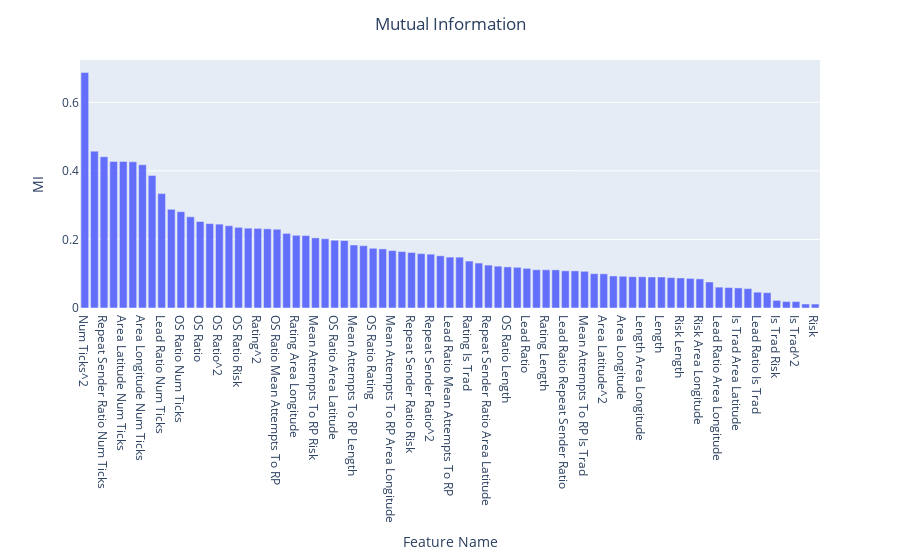

This figure's notebook cell:
### Code cell
fig = px.bar(MI_df)
fig.update_xaxes(title='Feature Name')
fig.update_yaxes(title='MI')
fig.update_layout(showlegend=False, title='Mutual Information', title_x=0.5)
fig.write_html(html_folder + 'MI.html')
fig

### Figure 1 — Plotly figure (JSON) as saved in the notebook; plotly's stock layout.template omitted (floating-point values rounded to 4 significant figures)
{"data": [{"alignmentgroup": "True", "hovertemplate": "variable=MI<br>index=%{x}<br>value=%{y}<extra></extra>", "legendgroup": "MI", "marker": {"color": "#636efa", "pattern": {"shape": ""}}, "name": "MI", "offsetgroup": "MI", "orientation": "v", "showlegend": true, "textposition": "auto", "type": "bar", "x": ["Num Ticks^2", "Num Ticks", "Repeat Sender Ratio Num Ticks", "Mean Attempts To RP Num Ticks", "Area Latitude Num Ticks", "Risk Num Ticks", "Area Longitude Num Ticks", "Length Num Ticks", "Lead Ratio Num Ticks", "Repeat Sender Ratio Rating", "OS Ratio Num Ticks", "Rating Num Ticks", "OS Ratio", "OS Ratio Repeat Sender Ratio", "OS Ratio^2", "Mean Attempts To RP Rating", "OS Ratio Risk", "Repeat Sender Ratio Mean Attempts To RP", "Rating^2", "Rating", "OS Ratio Mean Attempts To RP", "Mean Attempts To RP^2", "Rating Area Longitude", "Mean Attempts To RP", "Mean Attempts To RP Risk", "OS Ratio Area Longitude", "OS Ratio Area Latitude", "Rating Risk", "Mean Attempts To RP Length", "Rating Area Latitude", "OS Ratio Rating", "Mean Attempts To RP Area Latitude", "Mean Attempts To RP Area Longitude", "Repeat Sender Ratio Length", "Repeat Sender Ratio Risk", "Repeat Sender Ratio", "Repeat Sender Ratio^2", "Is Trad Num Ticks", "Lead Ratio Mean Attempts To RP", "OS Ratio Lead Ratio", "Rating Is Trad", "Repeat Sender Ratio Area Longitude", "Repeat Sender Ratio Area Latitude", "Length Area Latitude", "OS Ratio Length", "Lead Ratio^2", "Lead Ratio", "Lead Ratio Risk", "Rating Length", "Lead Ratio Length", "Lead Ratio Repeat Sender Ratio", "OS Ratio Is Trad", "Mean Attempts To RP Is Trad", "Area Latitude", "Area Latitude^2", "Area Longitude^2", "Area Longitude", "Length^2", "Length Area Longitude", "Area Latitude Area Longitude", "Length", "Risk Area Latitude", "Risk Length", "Lead Ratio Rating", "Risk Area Longitude", "Repeat Sender Ratio Is Trad", "Lead Ratio Area Longitude", "Lead Ratio Area Latitude", "Is Trad Area Latitude", "Is Trad Area Longitude", "Lead Ratio Is Trad", "Is Trad Length", "Is Trad Risk", "Is Trad", "Is Trad^2", "Risk^2", "Risk"], "xaxis": "x", "y": [0.6872, 0.4576, 0.4414, 0.4277, 0.4276, 0.4264, 0.4178, 0.3863, 0.3337, 0.2878, 0.281, 0.2659, 0.2522, 0.2461, 0.2446, 0.24, 0.2353, 0.2329, 0.2322, 0.2309, 0.2297, 0.2177, 0.2121, 0.2113, 0.2046, 0.2021, 0.1976, 0.1967, 0.1839, 0.1817, 0.1742, 0.1724, 0.1674, 0.1646, 0.1619, 0.1586, 0.157, 0.1523, 0.1485, 0.1484, 0.1369, 0.1311, 0.1251, 0.1221, 0.1199, 0.1187, 0.1157, 0.1116, 0.1115, 0.1112, 0.1084, 0.1083, 0.107, 0.1002, 0.09975, 0.09351, 0.09261, 0.09134, 0.09108, 0.09053, 0.09046, 0.08863, 0.0876, 0.08643, 0.08484, 0.07587, 0.06085, 0.05973, 0.05861, 0.0566, 0.0461, 0.04473, 0.02217, 0.01888, 0.01867, 0.01165, 0.01156], "yaxis": "y"}], "layout": {"barmode": "relative", "legend": {"title": {"text": "variable"}, "tracegroupgap": 0}, "margin": {"t": 60}, "showlegend": false, "title": {"text": "Mutual Information", "x": 0.5}, "xaxis": {"anchor": "y", "domain": [0, 1], "title": {"text": "Feature Name"}}, "yaxis": {"anchor": "x", "domain": [0, 1], "title": {"text": "MI"}}}}
